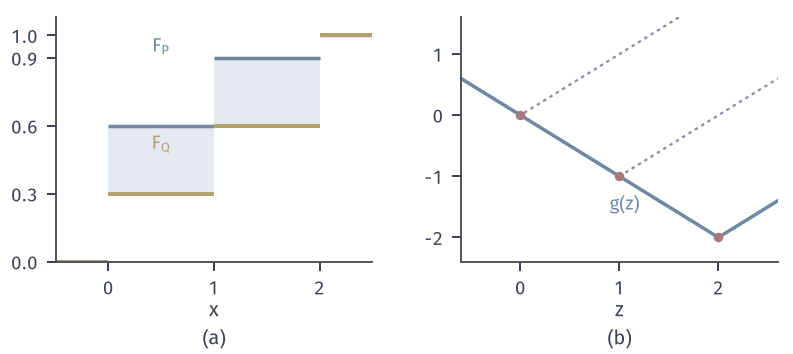

Write Python code to recreate this figure.
from pathlib import Path
import sys
HERE = Path(__file__).resolve().parent
sys.path.insert(0, str(HERE.parent/'dcomp-common'))
from common import *
# Kantorovich-Rubinstein for the running example (positions 0,1,2, d=|x-y|).
# (a) distribution functions F_P (blue) and F_Q (yellow); the region between them has area 0.6.
# (b) dual LP max sum p_i u_i + sum q_j v_j s.t. u_i+v_j<=|x_i-y_j|; optimal u=(0,-1,-2), v=(0,1,2), value 0.6.
#     c-transform g(z)=min_j(|z-y_j|-v_j): tents |z-y_j|-v_j (purple dotted), g(z)=-z for z<=2 (blue);
#     red dots g(x_i)=u_i. E_P g - E_Q g = -0.5+1.1 = 0.6 = W_1.
p, q, xs = P_EX, Q_EX, X_EX
fig, axs = figure(width_mm=112, height_mm=50, ncols=2)
panel(fig, left=.07, right=.98, top=.95, bottom=.26, wspace=.28)
ax = axs[0]
F, G = np.cumsum(p), np.cumsum(q)
edges = [-.5, 0, 1, 2, 2.5]
Fv = [0, F[0], F[1], 1]; Gv = [0, G[0], G[1], 1]
for k in range(4):
    a, b = edges[k], edges[k+1]
    lo, hi = sorted([Fv[k], Gv[k]])
    if hi > lo:
        ax.fill_between([a, b], [lo, lo], [hi, hi], color=BLUE_FILL, lw=0)
    ax.plot([a, b], [Fv[k], Fv[k]], color=BLUE, lw=1.4, solid_capstyle='butt')
    ax.plot([a, b], [Gv[k], Gv[k]], color=YELLOW, lw=1.6, solid_capstyle='butt')
lab(ax, .5, .93, '$F_P$', BLUE, ha='center')
lab(ax, .5, .5, '$F_Q$', YELLOW, ha='center')
ax.set_xlim(-.5, 2.5); ax.set_ylim(0, 1.08); ax.set_xticks([0, 1, 2]); ax.set_yticks([0, .3, .6, .9, 1])
axlab(ax, '$x$', None)
ax = axs[1]
z = np.linspace(-.6, 2.6, 600)
v = np.array([0., 1., 2.])
tents = np.abs(z[None, :]-xs[:, None])-v[:, None]
for t in tents:
    ax.plot(z, t, color=PURPLE, lw=.9, ls=DOT)
g = tents.min(0)
ax.plot(z, g, color=BLUE, lw=1.4)
for xi in xs:
    dot(ax, xi, -xi, RED, ms=3.8)
lab(ax, .9, -1.55, '$g(z)$', BLUE, ha='left')
ax.set_xlim(-.6, 2.6); ax.set_ylim(-2.4, 1.6); ax.set_xticks([0, 1, 2]); ax.set_yticks([-2, -1, 0, 1])
axlab(ax, '$z$', None)
tags(fig, axs)
save(fig, HERE, 'figure', {'area': float(np.sum(np.abs(F-G)[:2])), 'EPg': float(-p@xs), 'EQg': float(-q@xs)})
